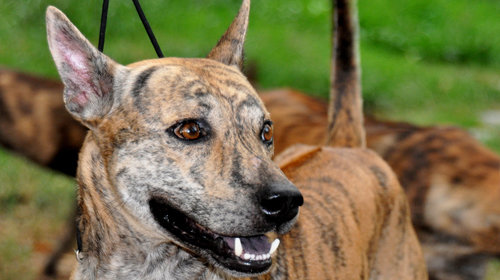
#> input picture week 6/img/dog.jpg, 500 x 280 px
$ python median.py
#> lines starting #> are read from the running program, lines starting #| are printed output that depends on the picture
# -*- coding: utf-8 -*-
"""
Created on Sat Mar 26 08:19:54 2022

@author: ngomi
"""

import cv2
import numpy as np
import matplotlib.pyplot as plt
from scipy.ndimage import convolve
plt.rcParams.update({'font.size': 5})
#Hàm convolution cho ảnh không gian với ảnh gray hoặc ảnh màu 3 lớp (RGB)
def Conv(img,k):
    Out=np.zeros_like(img)
    if img.ndim >2:
        for i in range(3):
            Out[:,:,i]=convolve(img[:,:,i],k)
    else:
        Out=convolve(img,k)
    return Out
#%% GAUSSIAN Kernel
def Gausskernel(l=5, sig=1.5):
    s=round((l - 1)/2)
    ax = np.linspace(-s, s, l)
    gauss = np.exp(-np.square(ax) / (2*(sig**2)))
    kernel = np.outer(gauss, gauss)
    #tính tích the outer product of two vectors.
    return kernel / np.sum(kernel)
#%% LỌC TRUNG vị với kernel 9x9
img = cv2.imread('img/dog.jpg', cv2.IMREAD_GRAYSCALE)
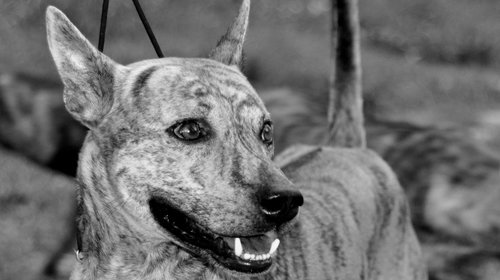
#> img: shape (280, 500); min 0, max 254, mean 111.7
plt.figure(dpi=300)
subf=plt.subplot(1,2,1); plt.imshow(img)
plt.axis('off'); subf.set_title("Orignal image")

temp = [0, 0, 0, 0, 0, 0, 0, 0, 0]
pixel = 0
for i in range(0, img.shape[0] - 1):
    for j in range(0, img.shape[1] - 1):
        temp[0] = img[i-1][j-1]
        temp[1] = img[i-1][j]
        temp[2] = img[i-1][j+1]
        temp[3] = img[i][j-1]
        temp[4] = img[i][j]
        temp[5] = img[i][j+1]
        temp[6] = img[i+1][j-1]
        temp[8] = img[i+1][j]

        temp.sort()

        trungvi = round(len(temp)/2)

        pixel = temp[trungvi]

        img[i][j] = pixel
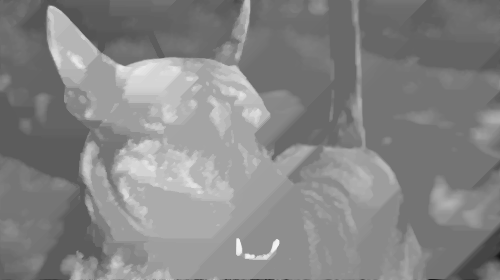
#> img: shape (280, 500); min 22, max 245, mean 133.2
#> after the loop, temp = [132, 132, 132, 134, 135, 135, 137, 137, 138]


subf=plt.subplot(1,2,2); plt.imshow(img)
plt.axis('off'); subf.title.set_text('Mean filter')
plt.show()
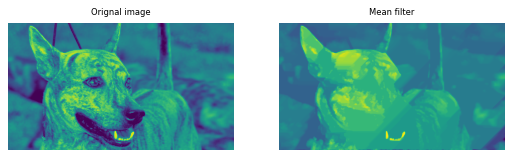
#> figure drawn by matplotlib, 2 panels

$ run again, with week 6/img/circuit.jpg copied over week 6/img/dog.jpg
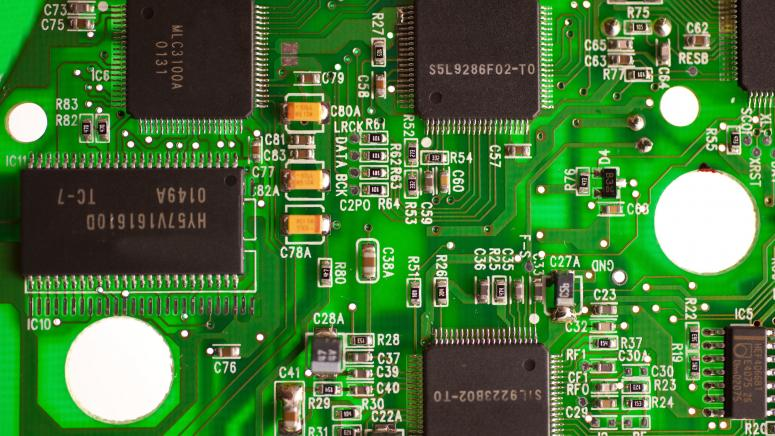
#> input picture week 6/img/circuit.jpg, 775 x 436 px
#> after the loop `for i in range(0, img.shape[0] - 1):`:
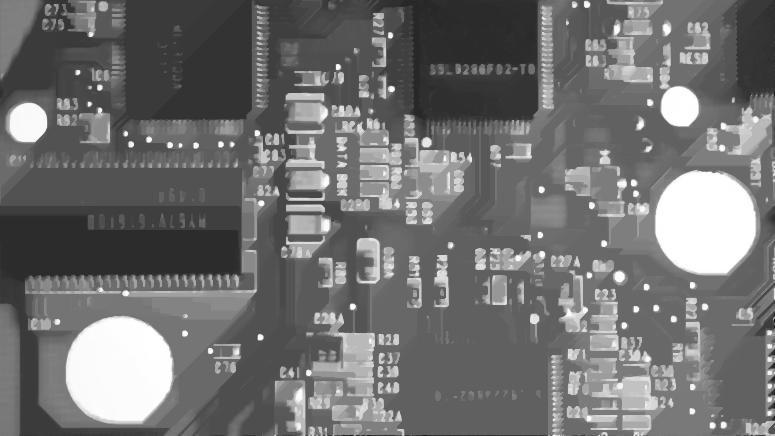
#> img: shape (436, 775); min 9, max 255, mean 112.8
#> after the loop `for i in range(0, img.shape[0] - 1):`: temp = [84, 88, 88, 185, 186, 193, 193, 194, 197]
#> `plt.show()`:
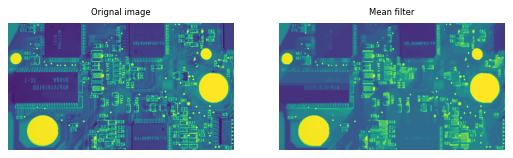
#> figure drawn by matplotlib, 2 panels
